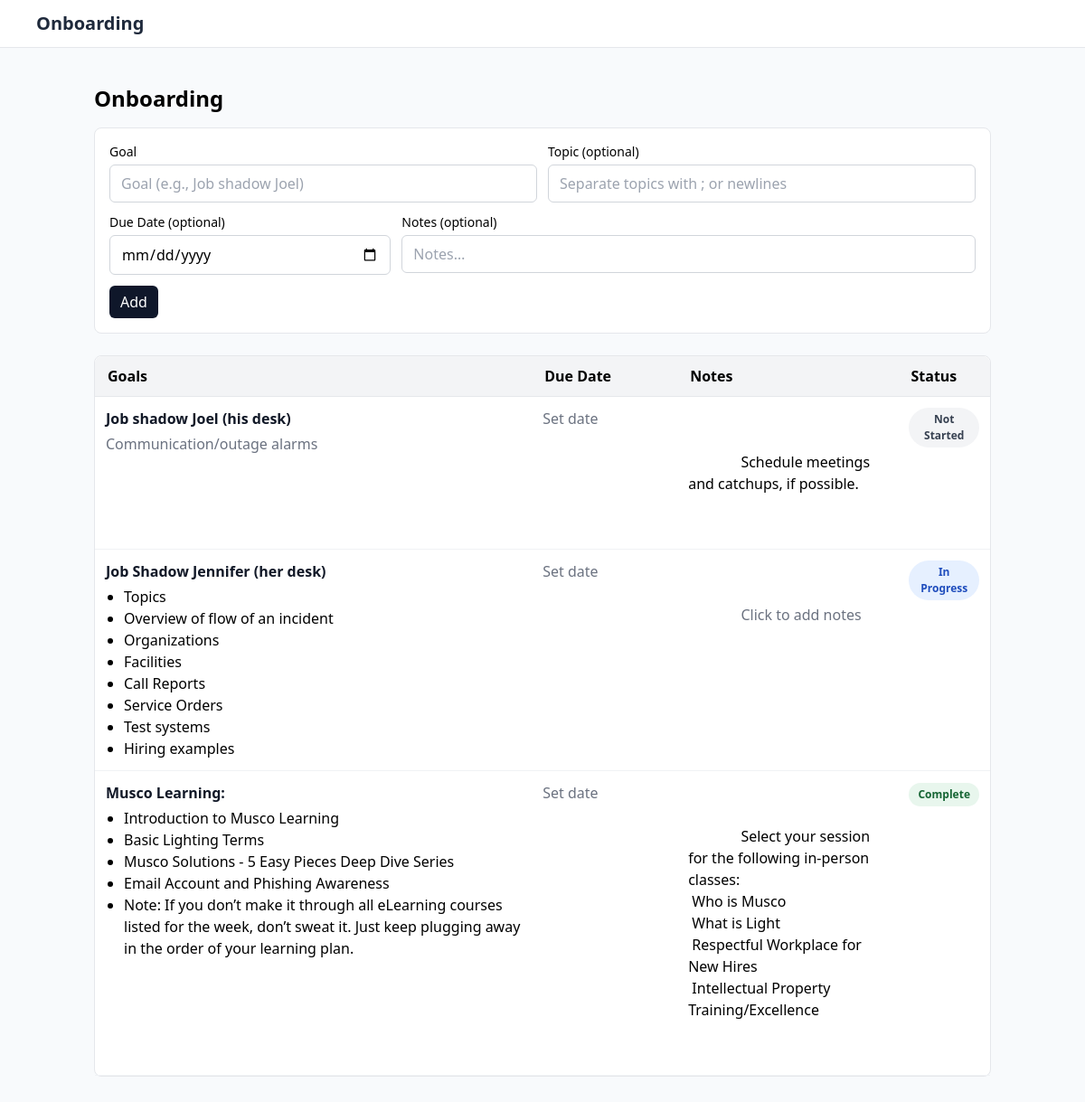
The app's page /weeks/1 with its own data.
### Onboarding/models.py (models this page shows, shortened)
class Task(db.Model):
    __tablename__ = "tasks"
    id = db.Column(db.Integer, primary_key=True)
    week_id = db.Column(db.Integer, db.ForeignKey("weeks.id"), nullable=False)
    week = db.relationship("Week", back_populates="tasks")
    title = db.Column(db.String(255), nullable=True)
    goal = db.Column(db.String(255), nullable=True)
    topic = db.Column(db.Text, nullable=True)
    due_date = db.Column(db.Date, nullable=True)  # <-- add this
    status = db.Column(
        db.String(32), nullable=False, default=StatusEnum.NOT_STARTED.value
    )
    notes = db.Column(db.Text, nullable=False, default="")
    sort_order = db.Column(db.Integer, nullable=True)

### app.py (the view)
@app.get("/weeks/<int:week_id>")
def week_detail(week_id: int):
    w = Week.query.get_or_404(week_id)
    tasks = (
        Task.query.filter_by(week_id=w.id)
        .order_by(Task.sort_order.asc(), Task.id.asc())
        .all()
    )
    return render_template("week_detail.html", w=w, tasks=tasks)

### app.py (called while the page is built)
@app.context_processor
def inject_build_ts():
    return {"build_ts": int(time.time())}

### templates/week_detail.html (shortened to what this page needs)
{% extends "base.html" %}
{% block content %}
<div class="max-w-5xl mx-auto px-4 py-6">
  <h1 class="text-2xl font-semibold mb-4">Onboarding</h1>
  <div class="bg-white border border-gray-200 rounded-lg p-4 mb-6">
    <form action="{{ url_for('add_task', week_id=w.id) }}" method="post" class="space-y-3">
      <div class="grid grid-cols-1 md:grid-cols-2 gap-3">
        <div>
          <label for="goal" class="block text-sm font-medium mb-1">Goal</label>
          <input id="goal" name="goal" type="text" required
                 placeholder="Goal (e.g., Job shadow Joel)"
                 class="w-full border border-gray-300 rounded-md px-3 py-2">
        </div>
        <div>
          <label for="topic" class="block text-sm font-medium mb-1">Topic (optional)</label>
          <input id="topic" name="topic" type="text"
                 placeholder="Separate topics with ; or newlines"
                 class="w-full border border-gray-300 rounded-md px-3 py-2">
        </div>
      </div>
      <div class="grid grid-cols-1 md:grid-cols-3 gap-3">
        <div>
          <label for="due_date" class="block text-sm font-medium mb-1">Due Date (optional)</label>
          <input id="due_date" name="due_date" type="date"
                 class="w-full border border-gray-300 rounded-md px-3 py-2">
        </div>
        <div class="md:col-span-2">
          <label for="notes" class="block text-sm font-medium mb-1">Notes (optional)</label>
          <input id="notes" name="notes" type="text" placeholder="Notes…"
                 class="w-full border border-gray-300 rounded-md px-3 py-2">
        </div>
      </div>
      <div>
        <button type="submit" class="btn btn-primary">Add</button>
      </div>
    </form>
  </div>
  <div class="bg-white border border-gray-200 rounded-lg">
    <table class="table">
      <thead>
        <tr>
          <th class="w-1/2">Goals</th>
          <th class="w-1/6">Due Date</th>
          <th class="w-1/4">Notes</th>
          <th class="w-1/12 text-center">Status</th>
        </tr>
      </thead>
      <tbody>
        {% for t in tasks or w.tasks %}
        <tr class="align-top" id="task-{{ t.id }}">
          <td class="col-goal">
            <div class="goal-title text-black font-bold">
              {{ t.goal or t.title or t.name }}
            </div>
            {% macro clean(s) -%}
              {{- s.replace('Topic:', '').replace('topic:', '').strip(' :') -}}
            {%- endmacro %}
            {% set raw_topics = t.topic or t.topics %}
            {% if raw_topics %}
              {% set pieces = raw_topics.split('\n') if '\n' in raw_topics else raw_topics.split(';') %}
              {% set cleaned = [] %}
              {% for p in pieces %}
                {% set itm = clean(p.strip()) %}
                {% if itm %}{% set _ = cleaned.append(itm) %}{% endif %}
              {% endfor %}
              {% if cleaned|length > 1 %}
                <ul class="goal-topic list-disc pl-5 mt-1">
                  {% for item in cleaned %}
                    <li>{{ item }}</li>
                  {% endfor %}
                </ul>
              {% elif cleaned|length == 1 %}
                <div class="goal-topic mt-1 text-muted">{{ cleaned[0] }}</div>
              {% endif %}
            {% endif %}
          </td>
          <td>
            {% if t.due_date %}
              {{ t.due_date.strftime("%b %d, %Y") }}
            {% else %}
              <span class="text-muted">Set date</span>
            {% endif %}
          </td>
          <td class="notes-text">
            {% if t.notes %}
              {{ t.notes }}
            {% else %}
              <span class="text-muted">Click to add notes</span>
            {% endif %}
          </td>
          <td class="text-center">
            {% set s = (t.status or 'Not Started') %}
            <span class="badge
                         {% if s == 'Complete' %}badge-green
                         {% elif s == 'In Progress' %}badge-blue
                         {% else %}badge-gray{% endif %}">
              {{ s }}
            </span>
          </td>
        </tr>
        {% else %}
        <tr><td colspan="4" class="text-muted">No tasks yet. Add one above.</td></tr>
        {% endfor %}
      </tbody>
    </table>
  </div>
</div>
{% endblock %}

### Onboarding/static/site.css (style rules this page uses)
.table { width: 100%; border-collapse: separate; border-spacing: 0; }
.table thead tr { background: #f3f4f6; }
.table thead th { text-align: left; vertical-align: middle; font-weight: 700; padding: 12px 14px; border-bottom: 1px solid #e5e7eb; line-height: 1.25rem; }
.table thead th:first-child { border-top-left-radius: 8px; }
.table thead th:last-child { border-top-right-radius: 8px; }
.table tbody td { padding: 12px; border-bottom: 1px solid #f0f2f5; vertical-align: top; }
.align-top { vertical-align: top; }
.goal-title { font-weight: 700 !important; color: #111827 !important; margin-bottom: 2px; }
.goal-topic { margin-top: 4px; }
.text-muted, .muted-label, .muted-link { color: #6b7280; }
.notes-text { white-space: pre-wrap; }
.badge { display: inline-block; padding: 4px 10px; border-radius: 9999px; font-size: 12px; font-weight: 600; }
.badge-gray { background: #f3f4f6; color: #374151; }
.badge-blue { background: #e6f0ff; color: #1f4dbd; }
.badge-green { background: #e8f6ed; color: #166534; }
.btn { display: inline-block; padding: 6px 12px; border-radius: 6px; border: 0; cursor: pointer; }
.btn-primary { background: #0f172a; color: #fff; }
.goal-title, .table tbody td .goal-title { color: #111827 !important; font-weight: 700 !important; }

### records on screen
Task: goal "Job shadow Joel (his desk)", replace "Communication/outage alarms", shows "Set date", notes "Schedule meetings and catchups, if possible.", status "Not Started"
Task: goal "Job Shadow Jennifer (her desk)", replace "Topics" "Overview of flow of an incident" "Organizations" "Facilities" "Call Reports" "Service Orders" "Test systems" "Hiring examples", shows "Set date", notes "Click to add notes", status "In Progress"
Task: goal "Musco Learning:", replace "Introduction to Musco Learning" "Basic Lighting Terms" "Musco Solutions - 5 Easy Pieces Deep Dive Series" "Email Account and Phishing Awareness" "Note: If you don’t make it through all eLearning courses listed for the week, don’t sweat it. Just keep plugging away in the order of your learning plan.", shows "Set date", notes "Select your session for the following in-person classes: Who is Musco What is Light Respectful Workplace for New Hires Intellectual Property Training/Excellence", status "Complete"
